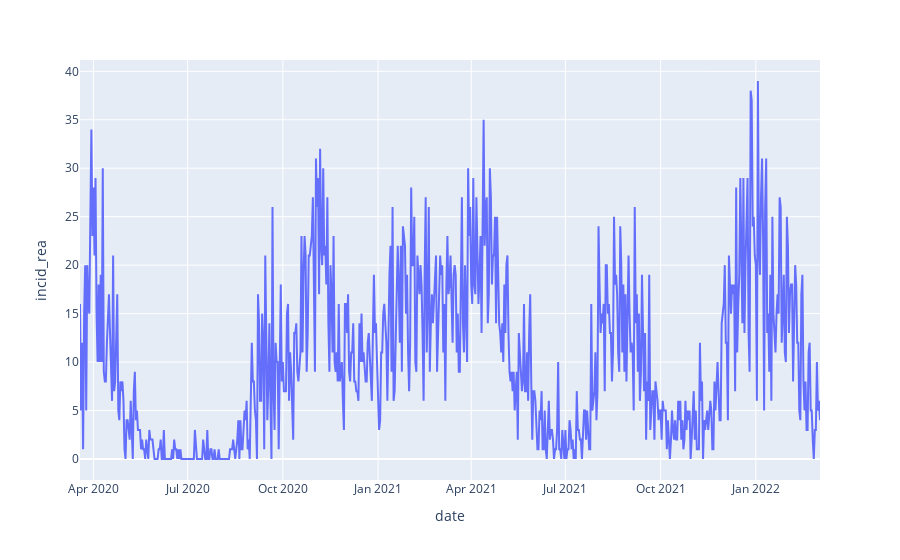

The code cell stored with this chart in its notebook:
### Code cell
# Using plotly.express
import plotly.express as px

df_px=df[df['dep'] == '13']
fig = px.line(df_px, x='date', y="incid_rea")
fig.show()

### Figure 1 — Plotly figure (JSON) as saved in the notebook; plotly's stock layout.template omitted (floating-point values rounded to 4 significant figures; data arrays with more than 128 entries replaced by an {"elided": "..."} marker saying what was removed)
{"data": [{"hovertemplate": "date=%{x}<br>incid_rea=%{y}<extra></extra>", "legendgroup": "", "line": {"color": "#636efa", "dash": "solid"}, "mode": "lines", "name": "", "orientation": "v", "showlegend": false, "type": "scatter", "x": {"elided": "716 str values"}, "xaxis": "x", "y": {"elided": "716 int values"}, "yaxis": "y"}], "layout": {"legend": {"tracegroupgap": 0}, "margin": {"t": 60}, "xaxis": {"anchor": "y", "domain": [0, 1], "title": {"text": "date"}}, "yaxis": {"anchor": "x", "domain": [0, 1], "title": {"text": "incid_rea"}}}}
